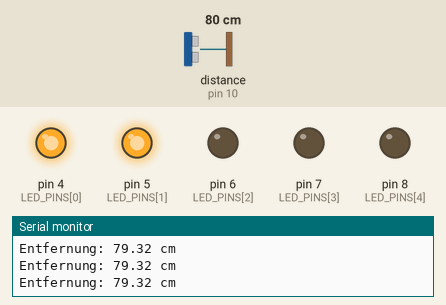
Recording of a sketch running on a simulated Arduino Uno, built with avr-gcc and run on an emulated ATmega328P. Parts: output pins drawn as LEDs (lit = HIGH), the last lines printed to the serial monitor. Wiring (inferred from the names in the program): ultrasonic range finder: trigger pin 9; echo pin 10. The inputs (shaded band) are chosen by the test bench; at power-on: distance to the obstacle (sensor on pin 10) 80 cm. The echo pulse lasts 58.3 µs per cm; pins used as bus, display or sensor lines are not drawn.

Above: at 1.2 s.
1.3 s: distance to the obstacle (sensor on pin 10) set to 250 cm
At 1.7 s:
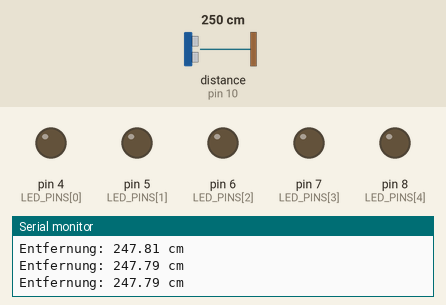
2.8 s: distance to the obstacle (sensor on pin 10) set to 103 cm
4.3 s: distance to the obstacle (sensor on pin 10) set to 96 cm
At 5.0 s:
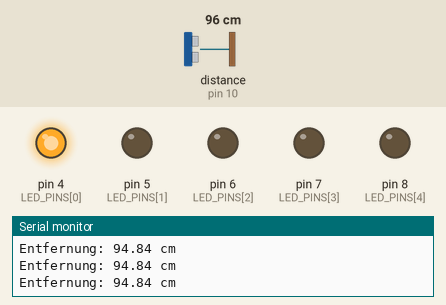
5.8 s: distance to the obstacle (sensor on pin 10) set to 57 cm
At 7.0 s:
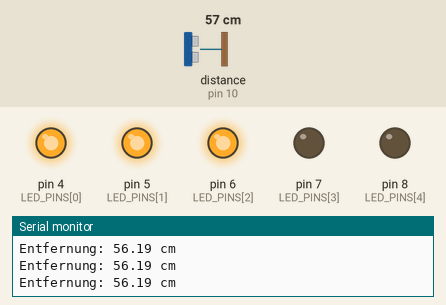
7.3 s: distance to the obstacle (sensor on pin 10) set to 45 cm
8.8 s: distance to the obstacle (sensor on pin 10) set to 38 cm
At 9.9 s:
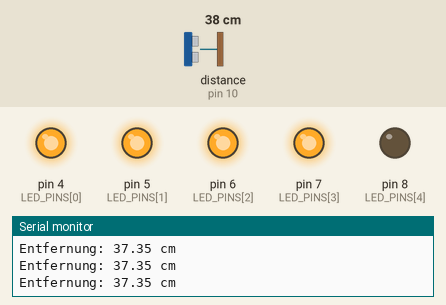
Timing chart, 0 to 11.3 s (numbered marks = the images above; inputs shaded):
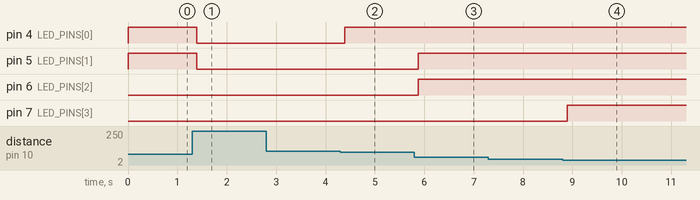

The sketch:

einparkhilfe.ino
```cpp
/*
 * Projekt 28: Einparkhilfe mit LEDs
 * Je näher ein Objekt, desto mehr LEDs leuchten.
 *
 * Schaltung:
 * - HC-SR04: Trig Pin 9, Echo Pin 10
 * - 5 LEDs an Pins 4-8
 */

const int TRIG_PIN = 9;
const int ECHO_PIN = 10;
const int LED_PINS[] = {4, 5, 6, 7, 8};
const int ANZAHL_LEDS = 5;

void setup() {
  pinMode(TRIG_PIN, OUTPUT);
  pinMode(ECHO_PIN, INPUT);

  for (int i = 0; i < ANZAHL_LEDS; i++) {
    pinMode(LED_PINS[i], OUTPUT);
  }

  Serial.begin(9600);
}

void loop() {
  float entfernung = messeEntfernung();

  Serial.print("Entfernung: ");
  Serial.print(entfernung);
  Serial.println(" cm");

  // LEDs basierend auf Entfernung einschalten
  int anzahlAn = 0;

  if (entfernung < 100) anzahlAn = 1;
  if (entfernung < 80) anzahlAn = 2;
  if (entfernung < 60) anzahlAn = 3;
  if (entfernung < 40) anzahlAn = 4;
  if (entfernung < 20) anzahlAn = 5;

  for (int i = 0; i < ANZAHL_LEDS; i++) {
    digitalWrite(LED_PINS[i], i < anzahlAn ? HIGH : LOW);
  }

  delay(100);
}

float messeEntfernung() {
  digitalWrite(TRIG_PIN, LOW);
  delayMicroseconds(2);
  digitalWrite(TRIG_PIN, HIGH);
  delayMicroseconds(10);
  digitalWrite(TRIG_PIN, LOW);

  long dauer = pulseIn(ECHO_PIN, HIGH);
  return dauer * 0.034 / 2;
}
```

Measured:
- the behaviour switches between 101 and 100 cm on distance to the obstacle (sensor on pin 10) (found by bisection; images 1 and 2)
- the behaviour switches between 41 and 40 cm on distance to the obstacle (sensor on pin 10) (found by bisection; images 3 and 4)
- after the input at 1.3 s, pin 4 (LED_PINS[0]), pin 5 (LED_PINS[1]): HIGH → LOW after 0.09 s
- after the input at 4.3 s, pin 4 (LED_PINS[0]): LOW → HIGH after 0.09 s
- after the input at 5.8 s, pin 5 (LED_PINS[1]), pin 6 (LED_PINS[2]): LOW → HIGH after 0.08 s
- after the input at 8.8 s, pin 7 (LED_PINS[3]): LOW → HIGH after 0.09 s
